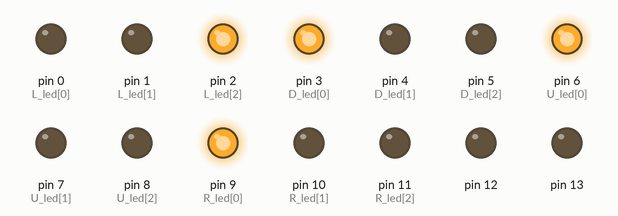
Recording of a sketch running on a simulated Arduino Uno, built with avr-gcc and run on an emulated ATmega328P. Parts: output pins drawn as LEDs (lit = HIGH).

Above: at 0.2 s.
At 4.2 s:
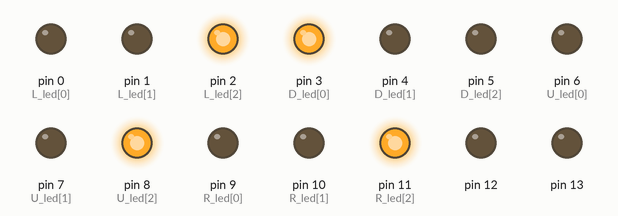
At 8.2 s:
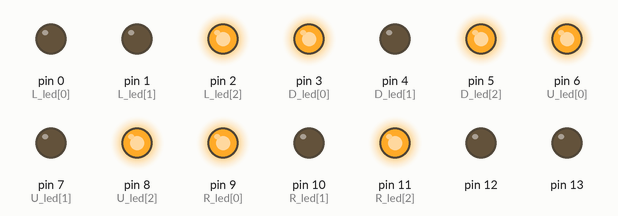
At 18.2 s:
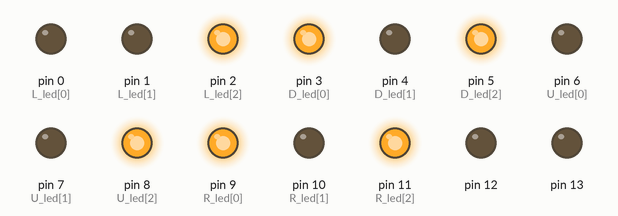
At 28.2 s:
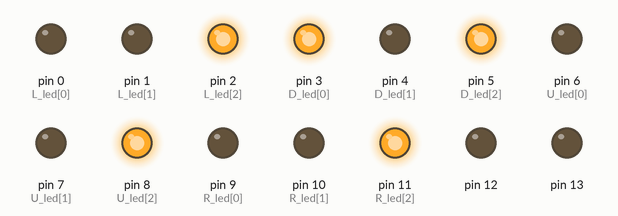
At 38.2 s:
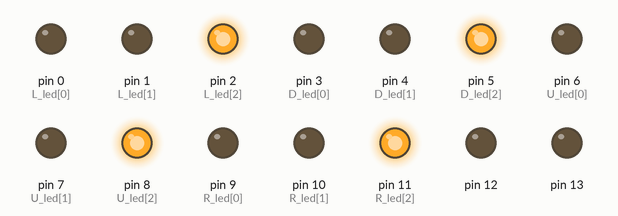
Timing chart, 0 to 39.7 s (numbered marks = the images above):
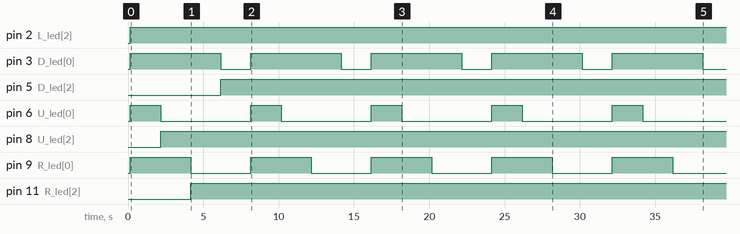

Measured:
- by itself, pin 2 (L_led[2]): LOW → HIGH at 0.16 s
- by itself, pin 3 (D_led[0]): alternates HIGH for 6.0 s and LOW for 2.0 s
- by itself, pin 5 (D_led[2]): LOW → HIGH at 6.2 s
- by itself, pin 6 (U_led[0]): alternates HIGH for 2.0 s and LOW for 6.0 s
- by itself, pin 8 (U_led[2]): LOW → HIGH at 2.2 s
- by itself, pin 9 (R_led[0]): alternates HIGH for 4.0 s and LOW for 4.0 s
- by itself, pin 11 (R_led[2]): LOW → HIGH at 4.2 s

The sketch:

test-06.ino
```cpp
//LED Labels, led1 = red, led2 = orange, led3 = green
int L_led[3] = {0, 1, 2};
int D_led[3] = {3, 4, 5};
int U_led[3] = {6, 7, 8};
int R_led[3] = {9, 10, 11};
int led_direction[4] = {L_led, D_led, U_led, R_led};
int red_time = 1000, green_time = 2000, orange_time = 500, everytime = 2000;
int cycle = 1;

void setup() {
  // put your setup code here, to run once:
for (int i; i <= 11; i++)
  {
    pinMode(i, OUTPUT);
  }
}

void loop() {
// put your main code here, to run repeatedly:
digitalWrite(L_led[0], HIGH);
digitalWrite(R_led[0], HIGH);
digitalWrite(U_led[0], HIGH);
digitalWrite(D_led[0], HIGH);

for (cycle = 1; cycle <= 4; cycle++)
  {
    if (cycle == 1)
      {
        digitalWrite(L_led[2], HIGH);
        digitalWrite(L_led[0], LOW);
        delay(green_time);
      }
    if (cycle == 2)
      {
        digitalWrite(U_led[2], HIGH);
        digitalWrite(U_led[0], LOW);
        delay(green_time);
      }
    if (cycle == 3)
      {
        digitalWrite(R_led[2], HIGH);
        digitalWrite(R_led[0], LOW);
        delay(green_time);
      }
    if (cycle == 4)
      {
        digitalWrite(D_led[2], HIGH);
        digitalWrite(D_led[0], LOW);
        delay(green_time);
      }
  }
  cycle = 1;
}//void loop end brace
```
